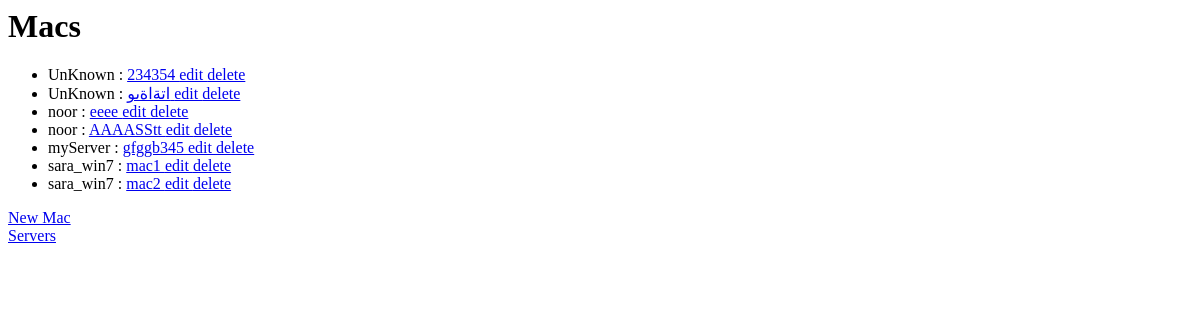
/macs, run on an earlier commit of the app's database.
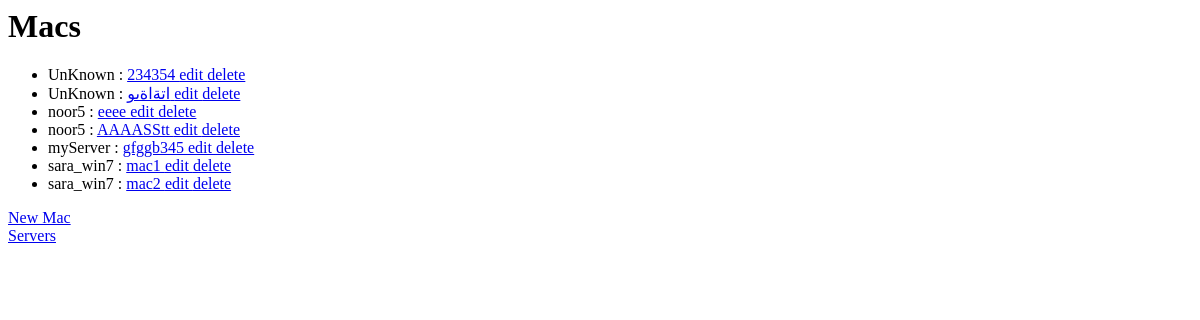
And on a later commit of the database.
### blogs/models.py (models this page shows, shortened)
class Mac(models.Model):
    ServerID = models.ForeignKey('Server', related_name='macs')
    MacNum = models.CharField(max_length = 30)

class Server(models.Model):
    typeChoices = (
        ('A', 'A'),
        ('B', 'B'),
        ('C', 'C'),
    )
    name=models.CharField(max_length=30,primary_key=True,default='UnKnown',validators=[validate_server])
    Type = models.CharField(max_length=1, choices = typeChoices)
    RAM = models.CharField(max_length=30)
    Core = models.PositiveSmallIntegerField()
    Storage = models.CharField(max_length=30)
    RackNum = models.ForeignKey('Rack', related_name='racs')
    def __str__(self):
        return self.name

### blogs/views.py (the view)
# urls.py: url(r'^macs$', 'blogs.views.MacListView', name='mac_list'),
def MacListView(request, template_name='MacList.html'):
    macs = Mac.objects.all()
    data={}
    data['object_list'] = macs
    return render(request,template_name, data )

### blogs/templates/MacList.html
<h1>Macs</h1>
<ul>
    {% for mac in object_list %}
        <li>{{ mac.ServerID }}  :
            <a href="{% url 'server_edit' mac.pk  %}"> {{ mac.MacNum }} </a>
            <a href="{% url 'mac_edit' mac.pk %}"> edit </a>
            <a href="{% url 'server_delete' mac.pk %}"> delete </a>
        </li>
    {% endfor %}
</ul>
<a href="{% url 'mac_new' %}"> New Mac</a></br>
<a href="{% url 'server_list' %}"> Servers </a>

What changed in the data, as far as the page shows it:
changed Mac "eeee": ServerID "noor" → "noor5"
changed Mac "AAAASStt": ServerID "noor" → "noor5"
